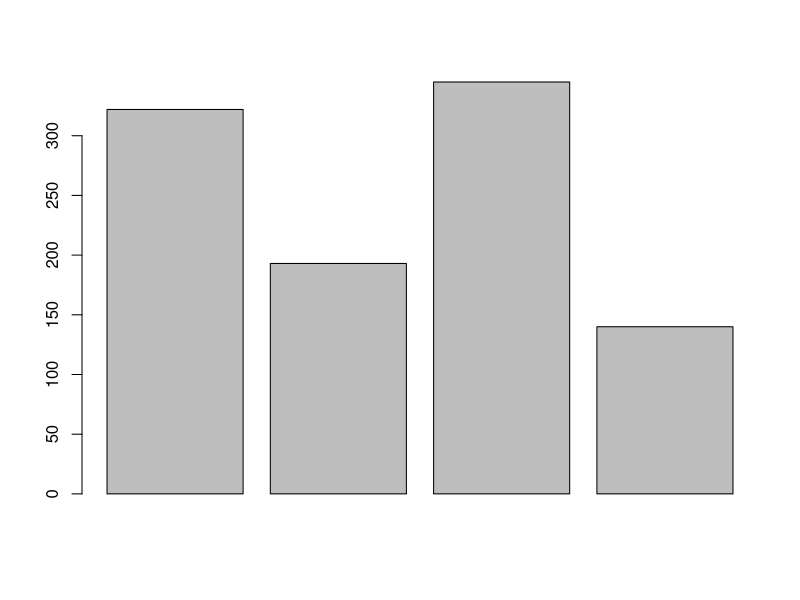

This figure's R source:
rm(list=ls())

p <- c(0.3, 0.2, 0.35, 0.15)

pAcum <- cumsum(p)

#plot(pAcum)

k<-1000
u<-runif(1,0,1)
n<-1:k

X <- rep(0,k)

for (i in n) {
  j<-1
  u<-runif(1,0,1)
  while (u>=pAcum[j]) {
    j<-j+1
  }
  X[i]<-j
}

nn <- tabulate(X)

barplot(nn)